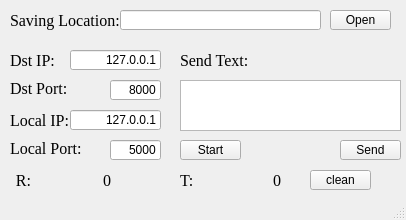
<?xml version="1.0" encoding="UTF-8"?>
<ui version="4.0">
 <class>MainWindow</class>
 <widget class="QMainWindow" name="MainWindow">
  <property name="geometry">
   <rect>
    <x>0</x>
    <y>0</y>
    <width>406</width>
    <height>220</height>
   </rect>
  </property>
  <property name="minimumSize">
   <size>
    <width>406</width>
    <height>220</height>
   </size>
  </property>
  <property name="maximumSize">
   <size>
    <width>406</width>
    <height>220</height>
   </size>
  </property>
  <property name="windowTitle">
   <string>UDP Receive Tool</string>
  </property>
  <widget class="QWidget" name="centralwidget">
   <property name="minimumSize">
    <size>
     <width>406</width>
     <height>200</height>
    </size>
   </property>
   <property name="maximumSize">
    <size>
     <width>406</width>
     <height>200</height>
    </size>
   </property>
   <widget class="QLabel" name="lb_outputFile">
    <property name="geometry">
     <rect>
      <x>10</x>
      <y>10</y>
      <width>111</width>
      <height>21</height>
     </rect>
    </property>
    <property name="font">
     <font>
      <family>Times New Roman</family>
      <pointsize>12</pointsize>
     </font>
    </property>
    <property name="text">
     <string>Saving Location:</string>
    </property>
   </widget>
   <widget class="QLineEdit" name="ledit_outputFile">
    <property name="geometry">
     <rect>
      <x>120</x>
      <y>10</y>
      <width>201</width>
      <height>20</height>
     </rect>
    </property>
   </widget>
   <widget class="QPushButton" name="bt_open">
    <property name="geometry">
     <rect>
      <x>330</x>
      <y>10</y>
      <width>61</width>
      <height>20</height>
     </rect>
    </property>
    <property name="text">
     <string>Open</string>
    </property>
   </widget>
   <widget class="QLabel" name="lb_sendText">
    <property name="geometry">
     <rect>
      <x>180</x>
      <y>50</y>
      <width>111</width>
      <height>21</height>
     </rect>
    </property>
    <property name="font">
     <font>
      <family>Times New Roman</family>
      <pointsize>12</pointsize>
     </font>
    </property>
    <property name="text">
     <string>Send Text:</string>
    </property>
   </widget>
   <widget class="QLabel" name="lb_DstIP">
    <property name="geometry">
     <rect>
      <x>10</x>
      <y>50</y>
      <width>51</width>
      <height>21</height>
     </rect>
    </property>
    <property name="font">
     <font>
      <family>Times New Roman</family>
      <pointsize>12</pointsize>
     </font>
    </property>
    <property name="text">
     <string>Dst IP:</string>
    </property>
   </widget>
   <widget class="QLineEdit" name="ledit_DstIP">
    <property name="geometry">
     <rect>
      <x>70</x>
      <y>50</y>
      <width>91</width>
      <height>20</height>
     </rect>
    </property>
    <property name="text">
     <string>127.0.0.1</string>
    </property>
    <property name="alignment">
     <set>Qt::AlignRight|Qt::AlignTrailing|Qt::AlignVCenter</set>
    </property>
   </widget>
   <widget class="QLineEdit" name="ledit_LocalPort">
    <property name="geometry">
     <rect>
      <x>110</x>
      <y>140</y>
      <width>51</width>
      <height>20</height>
     </rect>
    </property>
    <property name="text">
     <string>5000</string>
    </property>
    <property name="alignment">
     <set>Qt::AlignRight|Qt::AlignTrailing|Qt::AlignVCenter</set>
    </property>
   </widget>
   <widget class="QLabel" name="lb_LocalPort">
    <property name="geometry">
     <rect>
      <x>10</x>
      <y>140</y>
      <width>81</width>
      <height>16</height>
     </rect>
    </property>
    <property name="font">
     <font>
      <family>Times New Roman</family>
      <pointsize>12</pointsize>
     </font>
    </property>
    <property name="text">
     <string>Local Port:</string>
    </property>
   </widget>
   <widget class="QLineEdit" name="ledit_DstPort">
    <property name="geometry">
     <rect>
      <x>110</x>
      <y>80</y>
      <width>51</width>
      <height>20</height>
     </rect>
    </property>
    <property name="text">
     <string>8000</string>
    </property>
    <property name="alignment">
     <set>Qt::AlignRight|Qt::AlignTrailing|Qt::AlignVCenter</set>
    </property>
   </widget>
   <widget class="QLabel" name="lb_DstPort">
    <property name="geometry">
     <rect>
      <x>10</x>
      <y>80</y>
      <width>61</width>
      <height>16</height>
     </rect>
    </property>
    <property name="font">
     <font>
      <family>Times New Roman</family>
      <pointsize>12</pointsize>
     </font>
    </property>
    <property name="text">
     <string>Dst Port:</string>
    </property>
   </widget>
   <widget class="QPushButton" name="bt_start_stop">
    <property name="geometry">
     <rect>
      <x>180</x>
      <y>140</y>
      <width>61</width>
      <height>20</height>
     </rect>
    </property>
    <property name="text">
     <string>Start</string>
    </property>
   </widget>
   <widget class="QTextEdit" name="tedit_sendText">
    <property name="geometry">
     <rect>
      <x>180</x>
      <y>80</y>
      <width>221</width>
      <height>51</height>
     </rect>
    </property>
   </widget>
   <widget class="QPushButton" name="bt_Send">
    <property name="geometry">
     <rect>
      <x>340</x>
      <y>140</y>
      <width>61</width>
      <height>20</height>
     </rect>
    </property>
    <property name="text">
     <string>Send</string>
    </property>
   </widget>
   <widget class="QLabel" name="lb_T">
    <property name="geometry">
     <rect>
      <x>180</x>
      <y>170</y>
      <width>21</width>
      <height>21</height>
     </rect>
    </property>
    <property name="font">
     <font>
      <family>Times New Roman</family>
      <pointsize>12</pointsize>
     </font>
    </property>
    <property name="text">
     <string>T:</string>
    </property>
   </widget>
   <widget class="QLabel" name="lb_T_Num">
    <property name="geometry">
     <rect>
      <x>200</x>
      <y>170</y>
      <width>81</width>
      <height>21</height>
     </rect>
    </property>
    <property name="font">
     <font>
      <family>Times New Roman</family>
      <pointsize>12</pointsize>
     </font>
    </property>
    <property name="text">
     <string>0</string>
    </property>
    <property name="alignment">
     <set>Qt::AlignRight|Qt::AlignTrailing|Qt::AlignVCenter</set>
    </property>
   </widget>
   <widget class="QLabel" name="lb_R">
    <property name="geometry">
     <rect>
      <x>10</x>
      <y>170</y>
      <width>21</width>
      <height>21</height>
     </rect>
    </property>
    <property name="font">
     <font>
      <family>Times New Roman</family>
      <pointsize>12</pointsize>
     </font>
    </property>
    <property name="text">
     <string>R:</string>
    </property>
    <property name="alignment">
     <set>Qt::AlignRight|Qt::AlignTrailing|Qt::AlignVCenter</set>
    </property>
   </widget>
   <widget class="QLabel" name="lb_R_Num">
    <property name="geometry">
     <rect>
      <x>30</x>
      <y>170</y>
      <width>81</width>
      <height>21</height>
     </rect>
    </property>
    <property name="font">
     <font>
      <family>Times New Roman</family>
      <pointsize>12</pointsize>
     </font>
    </property>
    <property name="text">
     <string>0</string>
    </property>
    <property name="alignment">
     <set>Qt::AlignRight|Qt::AlignTrailing|Qt::AlignVCenter</set>
    </property>
   </widget>
   <widget class="QLineEdit" name="ledit_LocalIP">
    <property name="geometry">
     <rect>
      <x>70</x>
      <y>110</y>
      <width>91</width>
      <height>20</height>
     </rect>
    </property>
    <property name="text">
     <string>127.0.0.1</string>
    </property>
    <property name="alignment">
     <set>Qt::AlignRight|Qt::AlignTrailing|Qt::AlignVCenter</set>
    </property>
   </widget>
   <widget class="QLabel" name="lb_LocalIP">
    <property name="geometry">
     <rect>
      <x>10</x>
      <y>110</y>
      <width>61</width>
      <height>21</height>
     </rect>
    </property>
    <property name="font">
     <font>
      <family>Times New Roman</family>
      <pointsize>12</pointsize>
     </font>
    </property>
    <property name="text">
     <string>Local IP:</string>
    </property>
   </widget>
   <widget class="QPushButton" name="bt_clean">
    <property name="geometry">
     <rect>
      <x>310</x>
      <y>170</y>
      <width>61</width>
      <height>20</height>
     </rect>
    </property>
    <property name="text">
     <string>clean</string>
    </property>
   </widget>
  </widget>
  <widget class="QMenuBar" name="menubar">
   <property name="geometry">
    <rect>
     <x>0</x>
     <y>0</y>
     <width>406</width>
     <height>23</height>
    </rect>
   </property>
  </widget>
  <widget class="QStatusBar" name="statusbar"/>
 </widget>
 <resources/>
 <connections/>
</ui>
